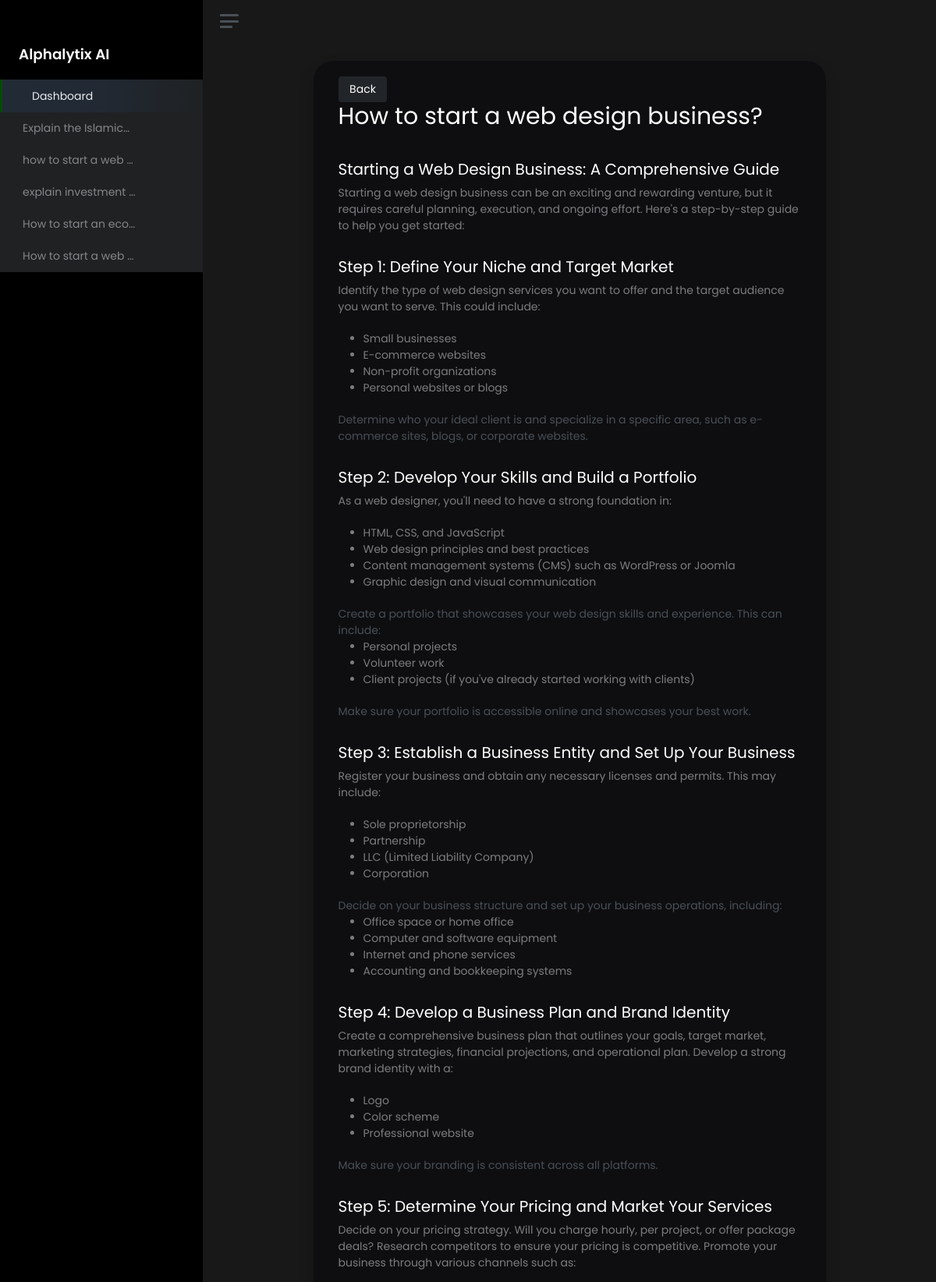
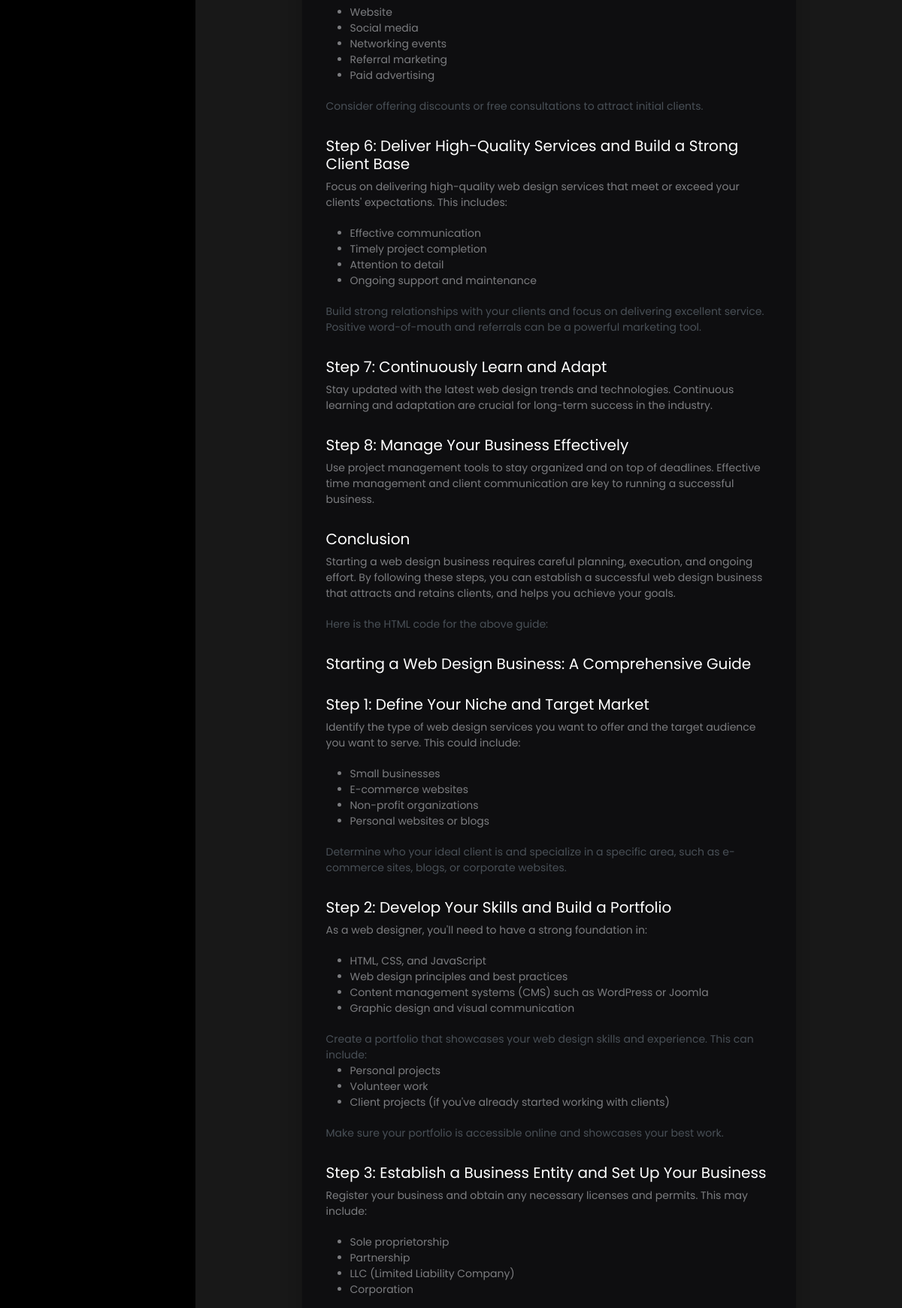
The app's page /chatbot/chat-detail/27/ (signed in, upper part) with its own data (2 pictures, top to bottom).
### chatbot/models.py (models this page shows, shortened)
class ChatHistory(models.Model):
    id = models.AutoField(primary_key=True)
    user = models.ForeignKey(CustomUser, on_delete=models.CASCADE)  # Linking to your custom user model
    prompt = models.TextField(null=True, blank=True)
    response = models.TextField(null=True, blank=True)
    model_name = models.CharField(max_length=100, null=True, blank=True)
    created_at = models.DateTimeField(auto_now_add=True)
    updated_at = models.DateTimeField(auto_now=True)
    class Meta:
        ordering = ['-created_at']

### chatbot/views.py (the view)
# urls.py: path('chat-detail/<int:chat_id>/', chat_detail, name='chat_detail'),
@login_required
def chat_detail(request, chat_id):
    chat = get_object_or_404(ChatHistory, id=chat_id)
    context = {
        'chat': chat
    }
    return render(request, 'chats/chat_detail.html', context)

### chatbot/context_processors.py (called while the page is built)
def chat_history_processor(request):
    if request.user.is_authenticated:
        chat_history = ChatHistory.objects.filter(user=request.user).order_by('-created_at')[:5]
    else:
        chat_history = []
    return {'chat_history_menu': chat_history}

### chatbot/templatetags/custom_filters.py (called while the page is built)
@register.filter(name='clean_html')
def clean_html(value):
    value = re.sub(r'<style[\s\S]*?</style>', '', value)
    value = re.sub(r'<meta[\s\S]*?>', '', value)
    value = re.sub(r'```html|```', '', value)
    return mark_safe(value)

### templates/chats/chat_detail.html (shortened to what this page needs)
{% extends "base.html" %}
{% load static %}
{% load custom_filters %}
{% block content %}
			<main class="content">
				<div class="container-fluid p-0 h-100 d-flex align-items-center flex-column">
                    <div id="single-chat-container" class="row w-75">
                        <div class="d-flex justify-content-between">
                            <a href="{% url 'dashboard' %}" class="btn btn-dark">Back</a>
                        </div>
                        <h3>{{ chat.prompt }}</h3>
                        <div class="single-chat-response">{{ chat.response|clean_html|safe }}</div>
                    </div>
				</div>
			</main>
		</div>
	</div>
{% endblock %}

### templates/base.html (shortened to what this page needs)
{% load static %}
<!DOCTYPE html>
<html lang="en">
<head>
    <link href="https://cdn.jsdelivr.net/npm/bootstrap-multiselect@0.9.15/dist/css/bootstrap-multiselect.css" rel="stylesheet" />
    <link rel="stylesheet" href="https://cdn.jsdelivr.net/npm/bootstrap@4.0.0/dist/css/bootstrap.min.css">
    <link rel="stylesheet" href="{% static 'css/bootstrap-multiselect.css' %}" type="text/css">
    <link href="{% static 'css/app.css' %}" rel="stylesheet">
	<link href="{% static 'css/main.css' %}" rel="stylesheet">
</head>
<body>
	<div class="wrapper">
		<nav id="sidebar" class="sidebar js-sidebar">
			<div class="sidebar-content js-simplebar">
				<a class="sidebar-brand text-center">
                    <a class="sidebar-brand" href="">
                        <span class="align-middle">Alphalytix AI</span>
                    </a>
                </a>
                <div class="h-100 d-flex flex-column justify-content-between">
                    <ul class="sidebar-nav">
                        <li class="sidebar-item active">
                            <a class="sidebar-link" href="{% url 'dashboard' %}">
                                 <span class="align-middle">Dashboard</span>
                            </a>
                        </li>
                        <ul class="sidebar-nav" id="chat-history-menu">
                            {% for chat in chat_history_menu %}
                                <li>
                                    <a class="sidebar-link" href="{% url 'chat_detail' chat.id %}">{{ chat.prompt|truncatechars:20 }}</a>
                                </li>
                            {% empty %}
                                <li>No chat history available</li>
                            {% endfor %}
                        </ul>
                    </ul>
                </div>
			</div>
		</nav>
		<div class="main">
			<nav class="navbar navbar-expand">
				<a class="sidebar-toggle js-sidebar-toggle">
                    <i class="hamburger align-self-center"></i>
                </a>
			</nav>
            {% block content %}{% endblock %}
    </body>
</html>

### static/css/main.css (style rules this page uses)
:root { --black-color: #000000; --secondary-dark-color: #181818; --dark-color: #0e0e10; --grey-color: #1f2123; --green-color: #034b01; --light-green-color: #77c058; --gradient-bg: linear-gradient(to right, #034b01, #77c058); }
body { font-family: "Poppins", serif !important; font-style: normal; padding: 0 !important; margin: 0 !important; background-color: var(--secondary-dark-color) !important; }
main.content { background-color: #000; background: radial-gradient(70.2% 60% at 50% 120%, #0f6606 0%, rgba(0, 87, 0, 1) 5.02%, rgb(0, 43, 0) 55%, rgba(12, 46, 22, 0.19467) 90.88%, rgba(13, 13, 13, 0) 100%); height: 100vh; }
.sidebar-link, a.sidebar-link { background-color: var(--grey-color) !important; }
.sidebar-content { background-color: #000; }
.sidebar-item.active .sidebar-link:hover, .sidebar-item.active>.sidebar-link { border-color: var(--green-color); }
#single-chat-container { background-color: var(--dark-color); border-radius: 25px; box-shadow: 0 10px 20px rgba(0, 0, 0, 0.2); padding: 1.25rem; max-height: 85vh; overflow-y: auto; }
#single-chat-container h3 { color: #fff; font-size: 30px; }
#single-chat-container .single-chat-response p, #single-chat-container .single-chat-response ul, #single-chat-container .single-chat-response ol { color: rgba(233,236,239,.5); margin: 0; margin-bottom: 20px; }
#single-chat-container .single-chat-response h1, #single-chat-container .single-chat-response h2, #single-chat-container .single-chat-response h3 { color: #fff; font-size: 20px; margin-top: 30px; }

### records on screen
ChatHistory: prompt "Explain the Islamic…"
ChatHistory: prompt "how to start a web …"
ChatHistory: prompt "explain investment …"
ChatHistory: prompt "How to start an eco…"
ChatHistory: prompt "How to start a web …", prompt "How to start a web design business?", response|clean_html "Starting a Web Design Business: A Comprehensive Guide Starting a web design business can be an exciting and rewarding venture, but it requires careful planning, execution, and ongoing effort. Here's a step-by-step guide to help you get started: Step 1: Define Your Niche and Target Market Identify the type of web design services you want to offer and the target audience you want to serve. This could include: Small businesses E-commerce websites Non-profit organizations Personal websites or blogs Determine who your ideal client is and specialize in a specific area, such as e-commerce sites, blogs, or corporate websites. Step 2: Develop Your Skills and Build a Portfolio As a web designer,…"
